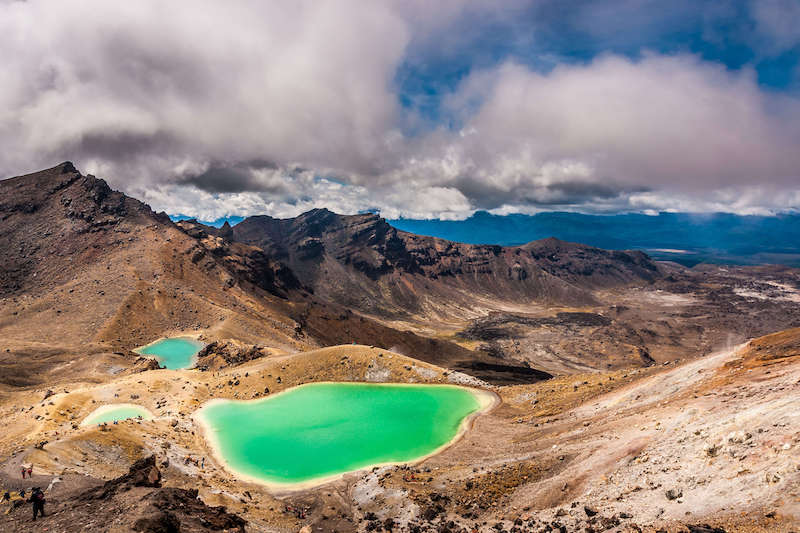
#> input picture Emerald_Lakes_New_Zealand_small.jpg, 800 x 533 px
$ python Color_Segmentation.py 5 5
#> lines starting #> are read from the running program, lines starting #| are printed output that depends on the picture; after the words box and inside, x2 and y2 are one past the last pixel; in counts of white or black regions, pixels touching at a corner belong together
import argparse
import cv2
import numpy as np
from matplotlib import pyplot as plt

plt.rcParams['image.cmap'] = 'gray'

def main(lower_bound, upper_bound):
#> called with lower_bound = 5, upper_bound = 5
    img = cv2.imread('Emerald_Lakes_New_Zealand_small.jpg')
#> img is the input picture: shape (533, 800, 3); mean B, G, R 127.3, 133.8, 140

    img_hsv = cv2.cvtColor(img, cv2.COLOR_BGR2HSV)
#> img_hsv: shape (533, 800, 3); mean H, S, V 73.1, 82, 158.6

    g_lb = np.array([lower_bound, 10, 10], np.uint8)
    g_ub = np.array([upper_bound, 255, 255], np.uint8)

    g_mask = cv2.inRange(img_hsv, g_lb, g_ub)
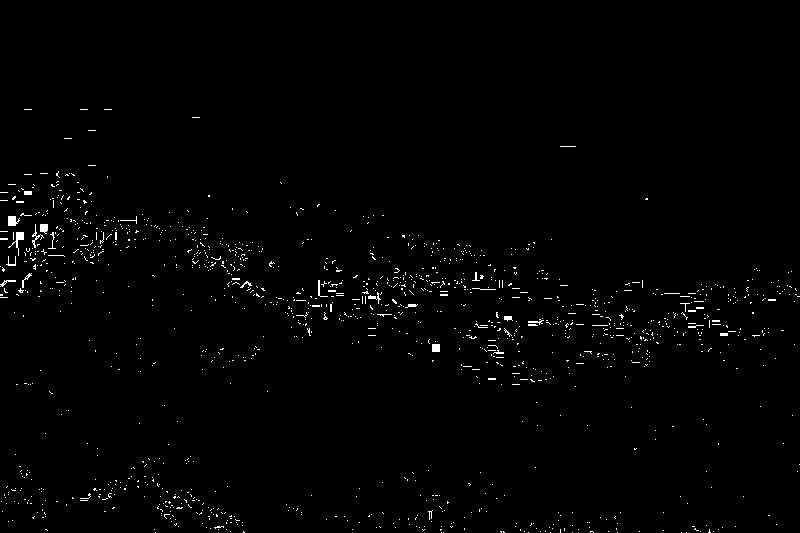
#> g_mask: shape (533, 800); 1.1% white in thin lines or dots, all inside (x1, y1, x2, y2) = (0, 109, 800, 533)
    g_seg = cv2.bitwise_and(img, img, mask=g_mask)
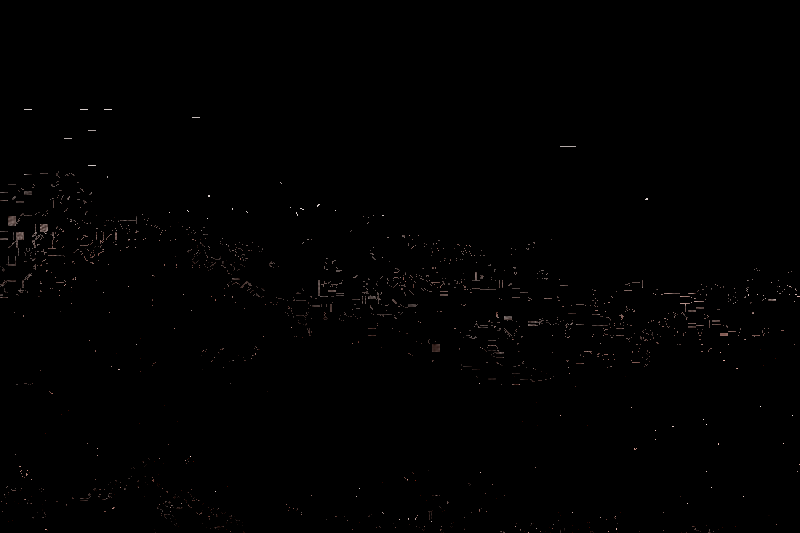
#> g_seg: shape (533, 800, 3); mean B, G, R 0.7, 0.8, 1

    output_path = "color_seg_out.jpg"
    cv2.imwrite(output_path, g_seg)
    print(f"Output image path: {output_path}")

if __name__ == "__main__":
    parser = argparse.ArgumentParser(description="Specify the lower and upper bound to segment the green lakes in the image.")
    parser.add_argument("lower_bound", type=int, help="Lower bound for the green color (0 to 255)")
    parser.add_argument("upper_bound", type=int, help="Upper bound for the green color (0 to 255)")

    args = parser.parse_args()

    if 0 <= args.lower_bound <= 255 and 0 <= args.upper_bound <= 255:
        main(args.lower_bound, args.upper_bound)
    else:
        print("Error: Lower and upper bounds must be in the range 0 to 255.")
